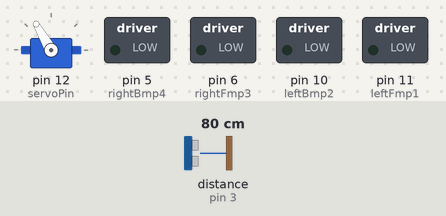
A sketch run on a simulated Arduino Nano, built with avr-gcc and run on an emulated ATmega328P. On the bench: servo, switched loads named in the sketch (green lamp = pin HIGH). Wiring (inferred from the names in the program): ultrasonic range finder: trigger pin 4; echo pin 3. Inputs (shaded band) come from the test bench; at power-on: distance to the obstacle (sensor on pin 3) 80 cm. The echo pulse lasts 58.3 µs per cm; pins used as bus, display or sensor lines are not drawn.

Above: at 1.2 s.
1.3 s: distance to the obstacle (sensor on pin 3) set to 4 cm
At 2.1 s:
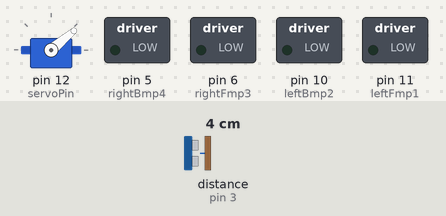
4.3 s: distance to the obstacle (sensor on pin 3) set to 9 cm
At 5.5 s:
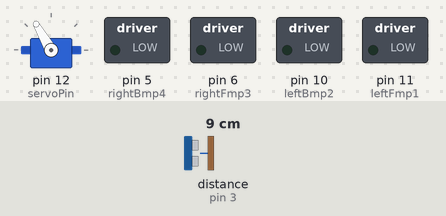
5.8 s: distance to the obstacle (sensor on pin 3) set to 2 cm
At 6.6 s:
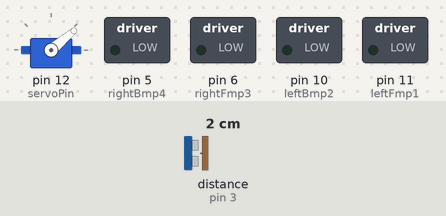
Timing chart, 0 to 8.8 s (numbered marks = the images above; inputs shaded):
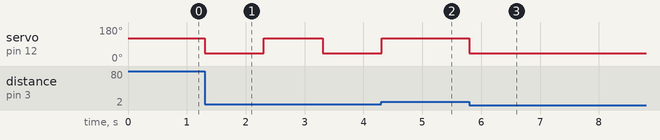

Measured:
- after the input at 1.3 s, servo on pin 12 (servoPin): 120° → 40° at once, → 120° 1.0 s later, → 40° 1.0 s later
- after the input at 4.3 s, servo on pin 12 (servoPin): goes on until 4.3 s, then stays 120°
- after the input at 5.8 s, servo on pin 12 (servoPin): 120° → 40° at once

The sketch:

general.ino
```cpp
/****************************************
 ***************Group-G******************
 ****Jia Men Lam and Cristian Trifan*****
 ***********BattleBots:Purpie************
 ****************************************/

// ==========[ LIBRARIES ] ====================
#include <Servo.h>
#include <NewPing.h>
#include <Adafruit_NeoPixel.h>

// ==========[ PIN NUMBERS] ==============================
// NeoPixels
const int neoPin_NO = 7; // Define the pin for NeoPixel strip 1
const int neoPin_NI = 8; // Define the pin for NeoPixel strip 2
const int numNeoPix = 4; // Number of pixels in each strip

// Gripper
const int servoPin = 12; // define the servo pin

//Ultrasonic sensor
const int trigPin = 4; //Trigger pin of ultrasonic sensor
const int echoPin = 3; // Echo pin of ultrasonic sensor


// Motor A
int leftFmp1 = 11;
int leftBmp2 = 10;
int motorPin1 = 11; // Connected to pin 2 on Arduino Nano
int motorPin2 = 10; // Connected to pin 3 on Arduino Nano

// Motor B
int rightFmp3 = 6;
int rightBmp4 = 5;
int motorPin3 = 6; // Connected to pin 4 on Arduino Nano
int motorPin4 = 5; // Connected to pin 5 on Arduino Nano


// ==========[ VARIABLES ]=====================
//Gripper
const int closedGrip = 40; // Close gripper position
const int openGrip = 120; // Open gripper position
Servo gripperServo; // define servo object
bool gripperOpen = true;

//Ultrasonic sensor
const int max_distance = 300; //maximum distance to measure in centimeters
NewPing sonar(trigPin, echoPin, max_distance); // Create a NewPing object

// Create two instances of Adafruit_NeoPixel
Adafruit_NeoPixel strip_NO(numNeoPix, neoPin_NO, NEO_GRB + NEO_KHZ800);
Adafruit_NeoPixel strip_NI(numNeoPix, neoPin_NI, NEO_GRB + NEO_KHZ800);


//LineSensors
int rightLS; // right line sensor
int leftLS; // left line sensor

int IR1;
int IR2;
int IR3;
int IR4;
int IR5;
int IR6;
int IR7;
int IR8;


//defining variables for fine tuning on line following
int leftValue = 0;
int rightValue = 0;
int adjustSpeed = 0;

// ==========[ SETUP ]=====================

void setup() {

  Serial.begin(9600); // Initializes the serial communication
  setupIRSensors();
  setupMotors();

  // Attach the servo to the pin
  gripperServo.attach(servoPin);

  // Initialize ultrasonic sensor pins
  pinMode(trigPin, OUTPUT);
  pinMode(echoPin, INPUT);

  // Initially open the gripper
  gripperServo.write(openGrip);
}

// ==========[ LOOP ]=====================

void loop() {
  // Trigger the ultrasonic sensor
  digitalWrite(trigPin, LOW);
  delayMicroseconds(2);
  digitalWrite(trigPin, HIGH);
  delayMicroseconds(10);
  digitalWrite(trigPin, LOW);

  // Measure the echo time to determine distance
  long duration = pulseIn(echoPin, HIGH);
  int distance = duration * 0.034 / 2;

  // If an object is within range, close the gripper
  if (distance < 4 && gripperOpen) {
    gripperServo.write(closedGrip);
    gripperOpen = false;
    // Adjust delay as needed to ensure stable gripping
    delay(1000);
  }
  // If no object is detected, open the gripper
  else if (distance >= 3 && !gripperOpen) {
    gripperServo.write(openGrip);
    gripperOpen = true;
    // Adjust delay as needed to ensure stable release
    delay(1000);
  }

  // Optional: Add a small delay to reduce loop frequency
  // delay(100);
}
// ==========[ FUNCTIONS ]=====================

void goForward() {
  analogWrite(leftFmp1, 255);
  analogWrite(rightFmp3, 240);
}

void left(){
  analogWrite(leftFmp1, 255);
  analogWrite(rightFmp3, 180);
}

void right(){
  analogWrite(leftFmp1, 180);
  analogWrite(rightFmp3, 255);
}

void followLine(){
  readSensors();
  if(IR3 > 500 && IR4 > 500){
    analogWrite(leftFmp1, 255);
    analogWrite(rightFmp3, 120);
  }else if(IR5 > 500 && IR6 > 500){
    analogWrite(leftFmp1, 120);
    analogWrite(rightFmp3, 255);
  }else if(IR2 > 500 && IR3 > 500){
    analogWrite(leftFmp1, 255);
    analogWrite(rightFmp3, 0);
  }else if(IR6 > 500 && IR7 > 500){
    analogWrite(leftFmp1, 0);
    analogWrite(rightFmp3, 255);
  }else if(IR2 > 500 && IR1 > 500){
    analogWrite(leftFmp1, 255);
    analogWrite(rightFmp3, 0);
  }else if(IR7 > 500 && IR8 > 500){
    analogWrite(leftFmp1, 0);
    analogWrite(rightFmp3, 255);
  }
}

bool squareDetected(){
  if(IR1 > 800 && IR2 > 800 && IR3 > 800 && IR4 > 800 && IR5 > 800 && IR6 > 800 && IR7 > 800 && IR8 > 800){
    return true;
  }
}

void setupMotors(){
  //initializing motor pins
  pinMode(leftFmp1, OUTPUT);
  pinMode(leftBmp2, OUTPUT);
  pinMode(rightFmp3, OUTPUT);
  pinMode(rightBmp4, OUTPUT);
}

void setupIRSensors(){
 pinMode(A0, INPUT);
 pinMode(A1, INPUT);
 pinMode(A2, INPUT);
 pinMode(A3, INPUT);
 pinMode(A4, INPUT);
 pinMode(A5, INPUT);
 pinMode(A6, INPUT);
 pinMode(A7, INPUT);
}

void readSensors(){
  IR1 = analogRead(A0);
  IR2 = analogRead(A1);
  IR3 = analogRead(A3);
  IR4 = analogRead(A4);
  IR5 = analogRead(A2);
  IR6 = analogRead(A5);
  IR7 = analogRead(A6);
  IR8 = analogRead(A7);
}
```
